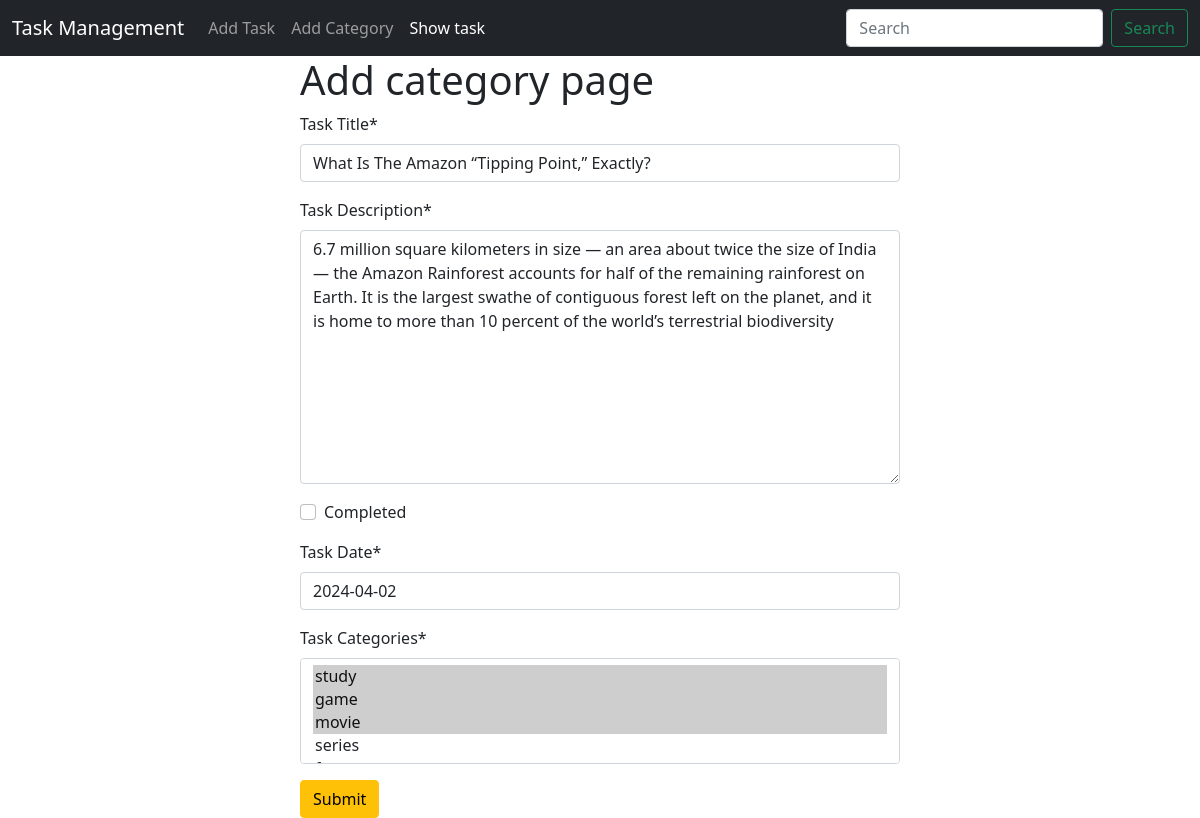
Screenshot of /task/edit/10 with the database file from the repository.
### task/models.py (models this page shows, shortened)
class TaskModel(models.Model):
    taskTitle = models.CharField(max_length=255, verbose_name="Task Title")
    taskDescription = models.TextField(verbose_name="Task Description")
    is_completed = models.BooleanField(default=False, verbose_name="Completed")
    taskAssignDate = models.DateField(verbose_name="Task Date")
    categories = models.ManyToManyField(TaskCategory, verbose_name="Task Categories")

### task/views.py (the view, shortened to what this page needs)
# urls.py: path('edit/<int:id>', views.edit_task, name='edit_task'),
def edit_task(request, id):
    task = models.TaskModel.objects.get(pk=id)
    task_form = forms.TaskForm(instance=task)
    return render(request, 'add_task.html', {'form' : task_form})

### task/forms.py
class TaskForm(forms.ModelForm):
    class Meta:
        model = TaskModel
        fields = '__all__'

### category/models.py (called while the page is built)
    def __str__(self):
        return self.name

### task/templates/add_task.html (shortened to what this page needs)
{% extends 'base.html' %}
{% load crispy_forms_tags %}
{% block content %}
<form style="width:50% ; margin : auto" method="post">
    <h1>Add category page</h1>
    {{form | crispy}}
    <button class="btn btn-warning">Submit</button>
</form>
{% endblock %}

### rows the page displays
TaskModel: taskTitle "What Is The Amazon “Tipping Point,” Exactly?", taskDescription "6.7 million square kilometers in size — an area about twice the size of India — the Amazon Rainforest accounts for half of the remaining rainforest on Earth. It is the largest swathe of contiguous forest left on the planet, and it is home to more than 10 percent of the world’s terrestrial biodiversity", taskAssignDate "2024-04-02"
